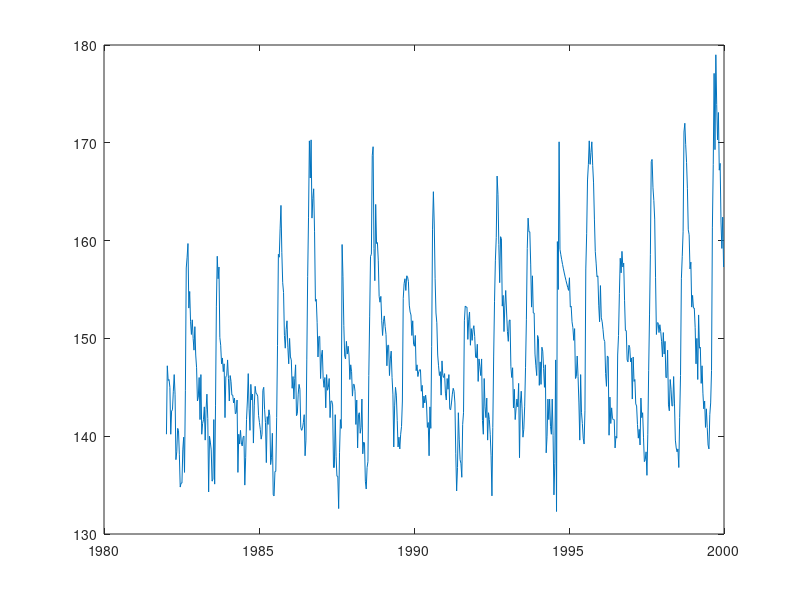
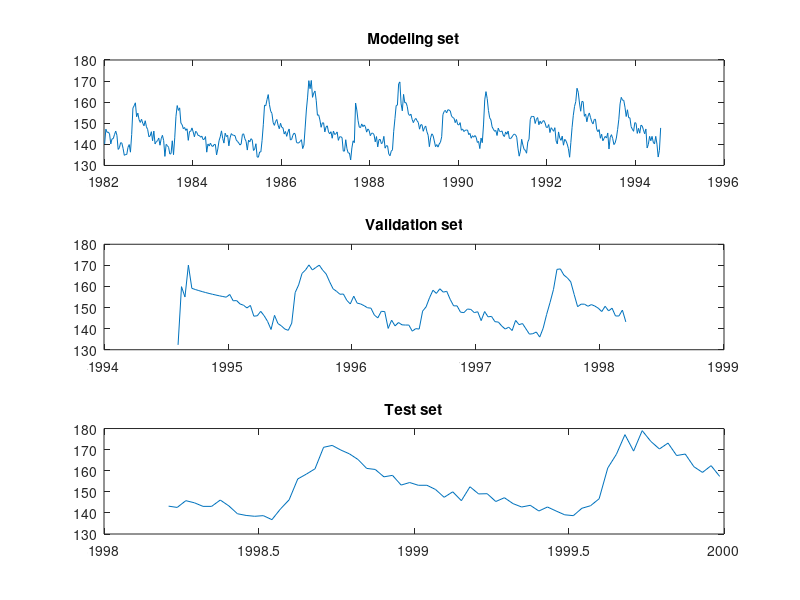

Write the MATLAB code that produced these figures, in order. (Note: this script raises an error after producing the figures.)
%
% Time series analysis
% Assignment 
%
%
clear; 
close all;
% addpath('functions', '/data')         % Add this line to update the path
addpath('../functions', '../data')      % Add this line to update the path (Hanna)
%% 1. Handling the data
% Examine data stationarity
% Split into modelling, validation and test data

clear
close all
clc

load proj23.mat

% Look at the data - deemed stationary!
figure(1)
plot(ElGeneina.nvdi_t,ElGeneina.nvdi)

% Split the data
n = length(ElGeneina.nvdi);

model = ElGeneina.nvdi(1:453,1);         % 70% for modelling
m_t = ElGeneina.nvdi_t(1:453,1);

valid = ElGeneina.nvdi(454:584,1);      % 20% for validation
v_t = ElGeneina.nvdi_t(454:584,1);

test = ElGeneina.nvdi(584:end,1);      % 10% for test
t_t = ElGeneina.nvdi_t(584:end,1); 

% Plot it
figure(2)
subplot(311)
plot(m_t,model);
title('Modeling set')
subplot(312)
plot(v_t,valid);
title('Validation set')
subplot(313)
plot(t_t,test);
title('Test set')

%% 1. Handling the data 
% Examine outliers in modeling set - looks fine
close all
clc

% Plot the ACF and TACF to see if tail-values have an impact on
% distribution - is this wrong interpretation?
noLags = 50;
figure(2)
acf(model, noLags, 0.02 ,1);
hold on
tacf(model, noLags, 0.02, 0.02 ,1);
hold off
title('ACF and TACF with alpha=0.02')

%% 1. Handling the data
% Normalize the data based on model set parameters
close all
clc

max = max(model);
min = min(model);

m = 2*(model-min)/(max - min)-1;
v = 2*(valid-min)/(max - min)-1;
t = 2*(test-min)/(max - min)-1;

plot(m_t,m)

%% Create naive model 


%% 2. NVDI prediction without external input

%% 3. NVDI prediction with external input
